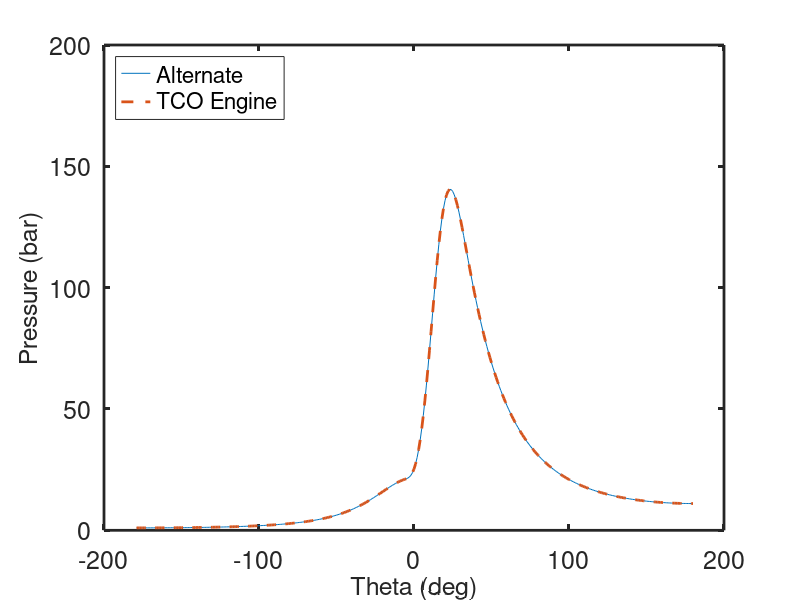
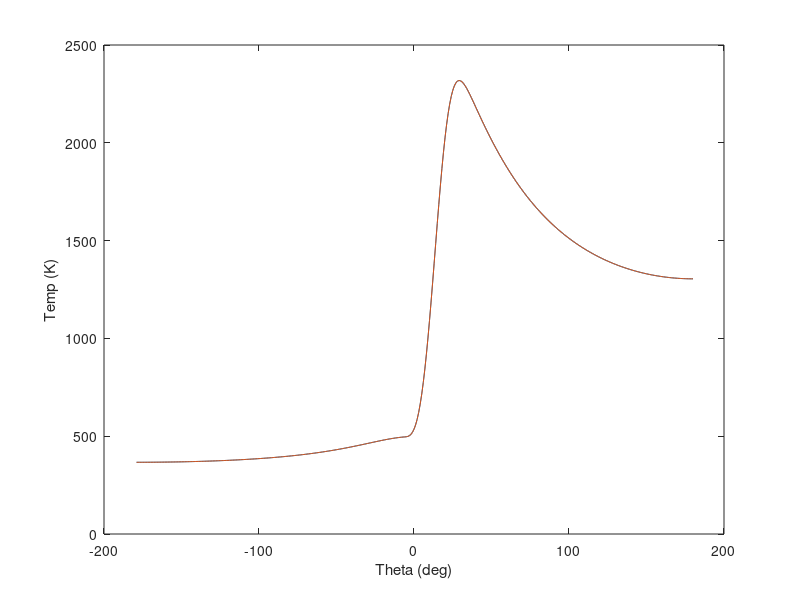
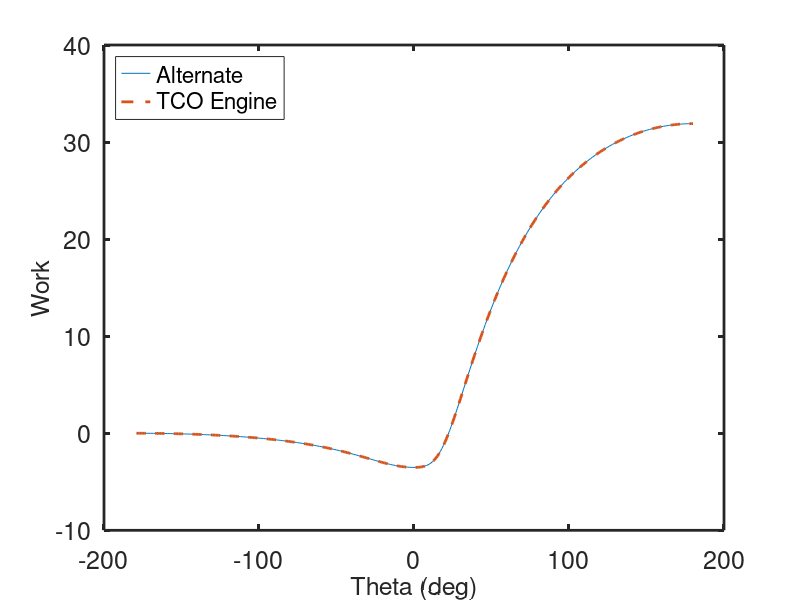

MATLAB code to generate these figures, in order:
function [Temp,pressure,theta_test]=FiniteHeatRelease()
% Gas cycle heat release code for two engines
% engine parameters
%% We Are Engine 2
thetas(1,1)= -6; % Engine1 start of heat release (deg)
thetas(2,1)= -6; % Engine2 start of heat release (deg)
thetad(1,1) = 39.4; % Engine1 duration of heat release (deg)
thetad(2,1) = 39.4; % Engine2 duration of heat release (deg)
r=9; %compression ratio
gamma= 1.4; %gas const
q= 56.9741; % dimensionless total heat release Qin/P1V1
a= 5; %weibe parameter a
n= 3; %weibe exponent n
step=1; % crankangle interval for calculation/plot
NN=360/step; % number of data points
% initialize the results data structure
save.theta=zeros(NN,1); % crankangle
save.vol=zeros(NN,1); % volume
save.press=zeros(NN,2); % pressure
save.work=zeros(NN,2); % work
pinit(1) = 1; % Engine 1 initial dimensionless pressure P/P1
pinit(2) = 1; % Engine 2 initial dimensionless pressure P/P1
% for loop for engine1 and engine2
for j=1:2
    theta = -180; %initial crankangle
thetae = theta + step; %final crankangle in step
fy(1) = pinit(j); % assign initial pressure to working vector
fy(2) =0.; % reset work vector
% for loop for pressure and work calculation
for i=1:NN
[fy, vol] = integrate(theta,thetae,fy);
% reset to next interval
theta = thetae;
thetae = theta+step;
% copy results to output vectors
save.theta(i)=theta;
save.vol(i)=vol;
save.press(i,j)=fy(1);
save.work(i,j)=fy(2);
end %end of pressure and work iteration loop
end %end of engine iteration loop
[pmax1, id_max1] = max(save.press(:,1)); %Engine 1 max pressure
[pmax2, id_max2] = max(save.press(:,2)); %Engine 2 max pressure
thmax1=save.theta(id_max1);%Engine 1 crank angle
thmax2=save.theta(id_max2);%Engine 2 crank angle
w1=save.work(NN,1);
w2=save.work(NN,2);
eta1= w1/q; % thermal efficiency
eta2= w2/q;
imep1 = eta1*q*(r/(r -1)); %imep
imep2 = eta2*q*(r/(r -1));
eta_rat1 = eta1/(1-r^(1-gamma));
eta_rat2 = eta2/(1-r^(1-gamma));

%% experimental shit
N_mol=74.25e-3;
R_u=8.314;
volume=save.vol*5.7724e-04;
pressure=save.press*1e5;
Temp=(pressure.*volume)/(N_mol*R_u)+273.15;
figure()
plot(save.theta,Temp)
xlabel('Theta (deg)')
ylabel('Temp (K)')

theta_test=save.theta;
%% back to the og code
% output overall results
fprintf(' Engine 1 Engine 2 \n');
fprintf(' Theta_start %5.2f %5.2f \n', thetas(1,1), thetas(2,1));
fprintf(' Theta_dur %5.2f %5.2f \n', thetad(1,1), thetad(2,1));
fprintf(' P_max/P_1 %5.2f %5.2f \n', pmax1, pmax2);
fprintf(' Theta_max %7.1f %7.1f \n',thmax1,thmax2);
fprintf(' Net Work/P1V1 %7.2f %7.2f \n', w1,w2);
fprintf(' Efficiency %5.3f %5.3f \n', eta1, eta2);
fprintf(' Eff. Ratio %5.3f %5.3f \n', eta_rat1, eta_rat2);
fprintf(' Imep/P1 %5.2f %5.2f \n', imep1, imep2);
%plot results
figure()
plot(save.theta,save.press(:,1),'-',...
save.theta,save.press(:,2),'--','linewidth',2 )
set(gca, 'fontsize', 18,'linewidth',2);
legend('Alternate', 'TCO Engine','Location','NorthWest')
xlabel('Theta (deg)','fontsize', 18)
ylabel('Pressure (bar)','fontsize', 18)
print -deps2 heatrelpressure
figure()
plot(save.theta,save.work(:,1),'-', ...
save.theta,save.work(:,2),'--', 'linewidth',2)
set(gca, 'fontsize', 18,'linewidth',2);
legend('Alternate', 'TCO Engine','Location','NorthWest')
xlabel('Theta (deg)','fontsize', 18)
ylabel('Work','fontsize', 18)

function[fy,vol] = integrate(theta,thetae,fy)
%ode23 integration of the pressure differential equation
%from theta to thetae with current values of fy as initial conditions
[tt, yy] = ode23(@rates, [theta thetae], fy);
for k=1:2
fy(k) = yy(length(tt),k); %put last element of yy into fy vector
end
%pressure differential equation
function [yprime] = rates(theta,fy)
vol=(1.+ (r -1)/2.*(1-cosd(theta)))/r;
dvol=(r - 1)/2.*sind(theta)/r*pi/180.; %dvol/dtheta
dx=0.; %set heat release to zero
if(theta > thetas(j)) % then heat release dx > 0
dum1=(theta -thetas(j))/thetad(j);
x=1.- exp(-(a*dum1^n));
dx=(1-x)*a*n*dum1^(n-1)/thetad(j); %dx/dthetha
end
term1= -gamma*fy(1)*dvol/vol;
term2= (gamma-1)*q*dx/vol;
yprime(1,1)= term1 + term2;
yprime(2,1)= fy(1)*dvol;
end %end of function rates
end %end of function integrate2
end % heat_release_weibe2